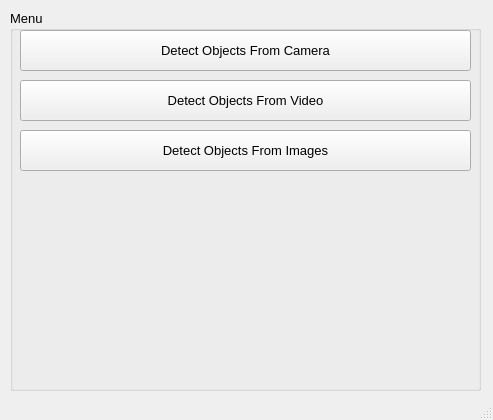
<?xml version="1.0" encoding="UTF-8"?>
<ui version="4.0">
 <class>MainWindow</class>
 <widget class="QMainWindow" name="MainWindow">
  <property name="geometry">
   <rect>
    <x>0</x>
    <y>0</y>
    <width>493</width>
    <height>420</height>
   </rect>
  </property>
  <property name="font">
   <font>
    <pointsize>10</pointsize>
   </font>
  </property>
  <property name="windowTitle">
   <string>Andromeda AI Object Detection</string>
  </property>
  <widget class="QWidget" name="centralwidget">
   <widget class="QGroupBox" name="gb_islemler">
    <property name="geometry">
     <rect>
      <x>10</x>
      <y>10</y>
      <width>471</width>
      <height>381</height>
     </rect>
    </property>
    <property name="title">
     <string>Menu</string>
    </property>
    <widget class="QPushButton" name="bt_images">
     <property name="geometry">
      <rect>
       <x>10</x>
       <y>120</y>
       <width>451</width>
       <height>41</height>
      </rect>
     </property>
     <property name="text">
      <string>Detect Objects From Images</string>
     </property>
    </widget>
    <widget class="QPushButton" name="bt_camera">
     <property name="geometry">
      <rect>
       <x>10</x>
       <y>20</y>
       <width>451</width>
       <height>41</height>
      </rect>
     </property>
     <property name="text">
      <string>Detect Objects From Camera</string>
     </property>
    </widget>
    <widget class="QPushButton" name="bt_video">
     <property name="geometry">
      <rect>
       <x>10</x>
       <y>70</y>
       <width>451</width>
       <height>41</height>
      </rect>
     </property>
     <property name="text">
      <string>Detect Objects From Video</string>
     </property>
    </widget>
   </widget>
  </widget>
  <widget class="QStatusBar" name="statusbar"/>
 </widget>
 <resources/>
 <connections/>
</ui>
